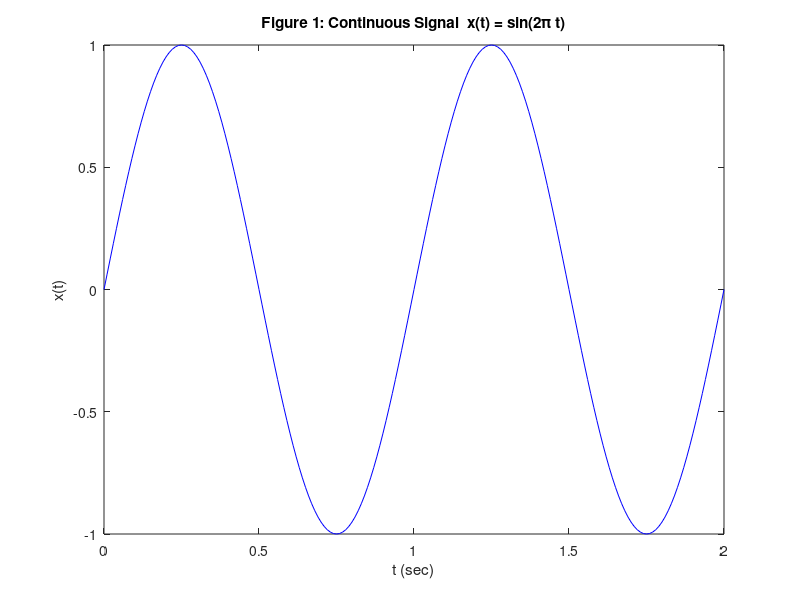
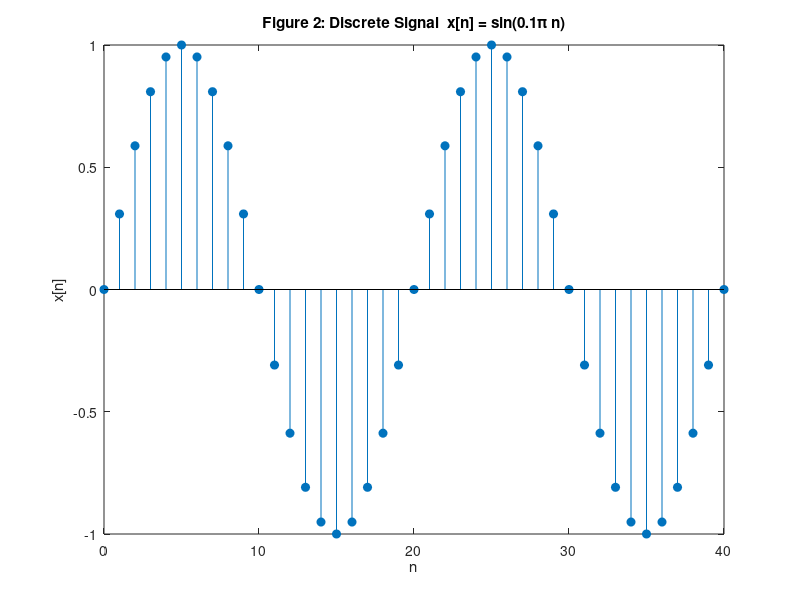
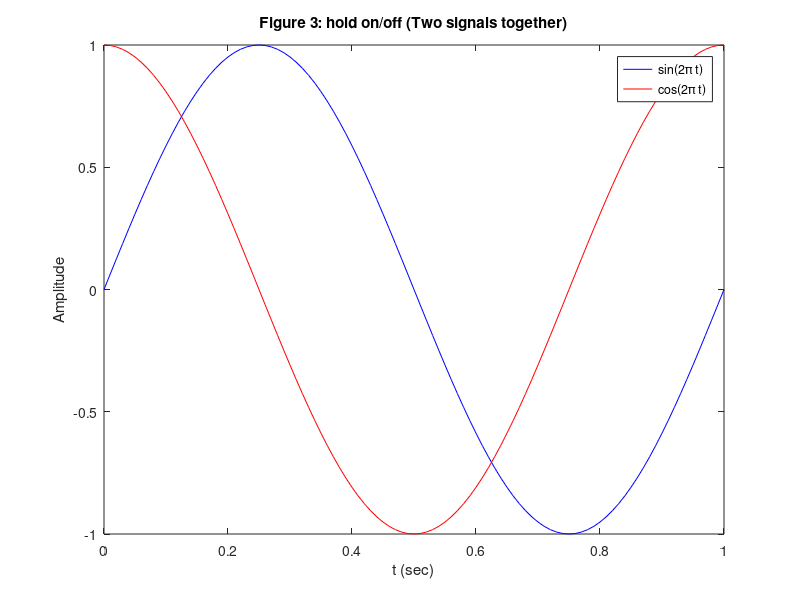
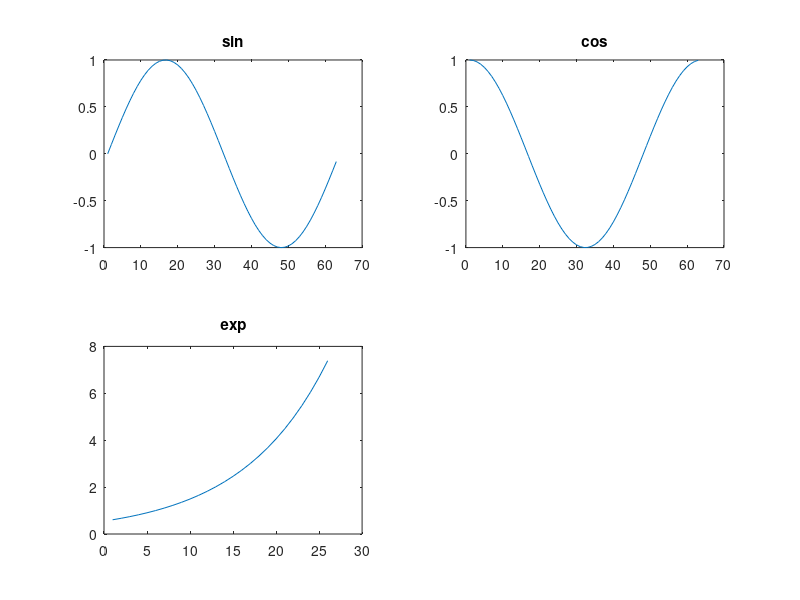

Write MATLAB code to recreate these figures, in order.
clc;
clear;
close all;

% ==========================================================
% MATLAB / Octave Basics - Figures 1 to 7
% This script generates:
% 1) plot (continuous signal)
% 2) stem (discrete signal)
% 3) hold on/off (two curves on same figure)
% 4) subplot (multiple plots in one window)
% 5-7) Sum of sinusoids with 3 execution approaches + timing
% ==========================================================


%% ---------------------------
% Figure 1: Continuous Signal (plot)
% x(t) = sin(2*pi*t)
%% ---------------------------
figure(1)
t = 0:0.01:2;
x = sin(2*pi*t);
plot(t, x, 'b')
xlabel('t (sec)')
ylabel('x(t)')
title('Figure 1: Continuous Signal  x(t) = sin(2\pi t)')


%% ---------------------------
% Figure 2: Discrete Signal (stem)
% x[n] = sin(0.1*pi*n)
%% ---------------------------
figure(2)
n = 0:40;
x = sin(0.1*pi*n);
stem(n, x, 'filled')
xlabel('n')
ylabel('x[n]')
title('Figure 2: Discrete Signal  x[n] = sin(0.1\pi n)')


%% ---------------------------
% Figure 3: hold on / hold off
% Plot sin and cos on the same figure
%% ---------------------------
figure(3)
t = 0:0.01:1;
plot(t, sin(2*pi*t), 'b')
hold on
plot(t, cos(2*pi*t), 'r')
hold off
legend('sin(2\pi t)', 'cos(2\pi t)')
xlabel('t (sec)')
ylabel('Amplitude')
title('Figure 3: hold on/off (Two signals together)')


%% ---------------------------
% Figure 4: subplot example
%% ---------------------------
figure(4)

subplot(2,2,1)
plot(sin(0:0.1:2*pi))
title('sin')

subplot(2,2,2)
plot(cos(0:0.1:2*pi))
title('cos')

subplot(2,2,3)
plot(exp(-0.5:0.1:2))
title('exp')


%% ==========================================================
% Figures 5-7: Sum of Sinusoids (3 execution approaches)
% x(t) = sum_{k=1,3,5} (1/k) * sin(2*pi*k*t)
%% ==========================================================
t = 0:0.01:1;


%% ---------------------------
% Figure 5: Approach 1 (Two loops)
%% ---------------------------
tic
xt1 = zeros(1, length(t));

for i = 1:length(t)
    for k = 1:2:5
        xt1(i) = xt1(i) + (1/k)*sin(2*pi*k*t(i));
    end
end

time1 = toc;

figure(5)
plot(t, xt1, 'b')
xlabel('t (sec)')
ylabel('x(t)')
title(['Figure 5: Approach 1 (Two loops) | Time = ' num2str(time1) ' s'])


%% ---------------------------
% Figure 6: Approach 2 (One loop)
%% ---------------------------
tic
xt2 = zeros(1, length(t));

for k = 1:2:5
    xt2 = xt2 + (1/k)*sin(2*pi*k*t);
end

time2 = toc;

figure(6)
plot(t, xt2, 'r')
xlabel('t (sec)')
ylabel('x(t)')
title(['Figure 6: Approach 2 (One loop) | Time = ' num2str(time2) ' s'])


%% ---------------------------
% Figure 7: Approach 3 (No loops - Vectorized)
%% ---------------------------
tic
k = (1:2:5)';                    % column vector
xt3 = sum((1./k).*sin(2*pi*k*t), 1);
time3 = toc;

figure(7)
plot(t, xt3, 'k')
xlabel('t (sec)')
ylabel('x(t)')
title(['Figure 7: Approach 3 (Vectorized) | Time = ' num2str(time3) ' s'])
